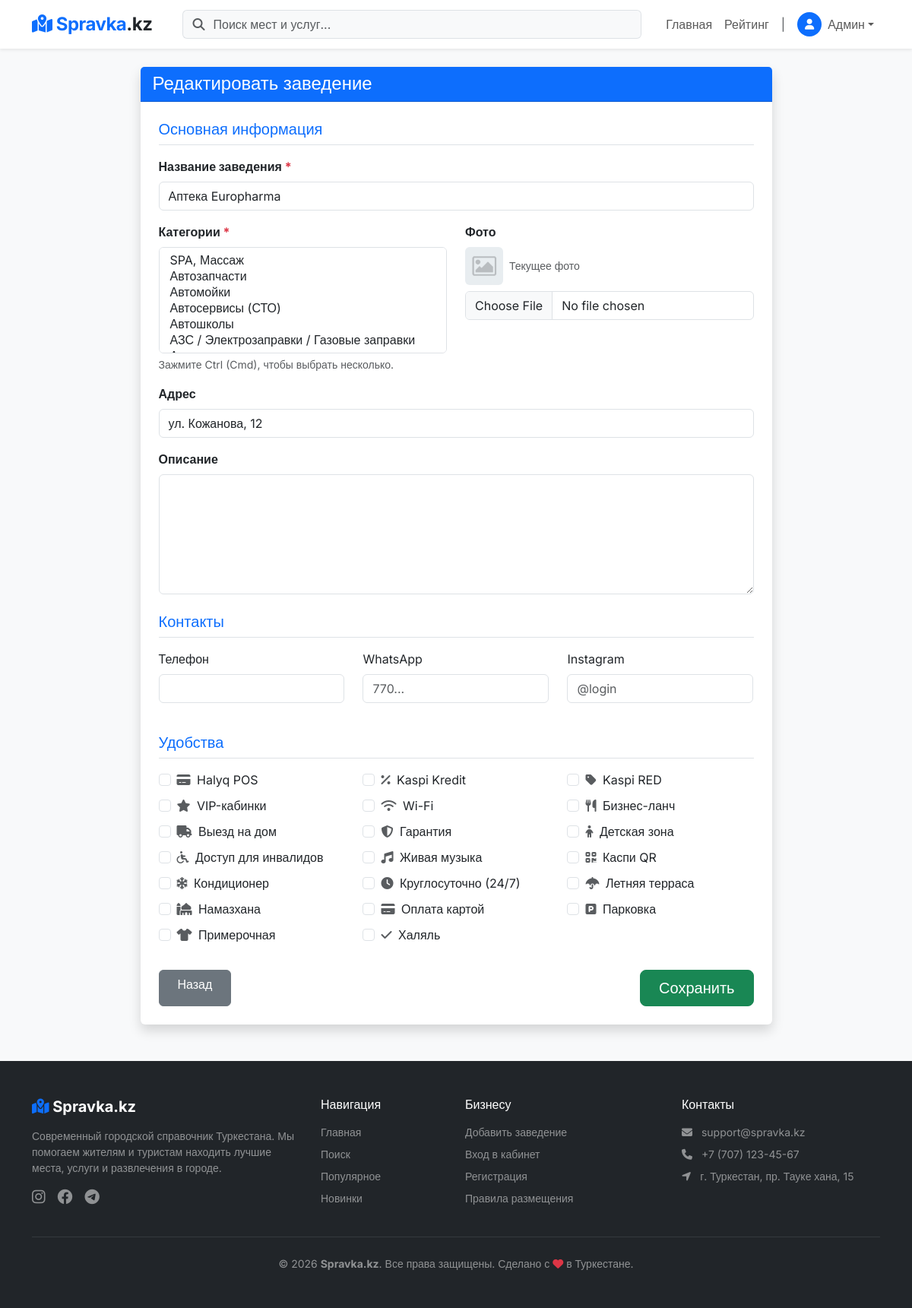
The app's page /edit.php?id=10 (signed in) with its own data.
### tables this page shows
CREATE TABLE `post` (
  `post_id` int(11) NOT NULL,
  `title` varchar(255) NOT NULL COMMENT 'Название',
  `psevdonim` text NOT NULL,
  `slug` varchar(255) NOT NULL,
  `description` text DEFAULT NULL COMMENT 'Описание',
  `address` text NOT NULL COMMENT 'Адрес',
  `worktime` longtext DEFAULT NULL CHECK (json_valid(`worktime`)),
  `photo` varchar(255) DEFAULT 'uploads/default.jpg' COMMENT 'главное фото',
  `views` int(11) DEFAULT 0 COMMENT 'Количество просмотров',
  `created_at` datetime DEFAULT current_timestamp() COMMENT 'Создан',
  `updated_at` datetime DEFAULT current_timestamp() ON UPDATE current_timestamp() COMMENT 'Изменен',
  `status` tinyint(1) NOT NULL DEFAULT 1 COMMENT '0 - модерация/черновик, 1 - опубликовано, 2 - удален',
  `rating_avg` decimal(3,2) DEFAULT 0.00 COMMENT 'Рейтинг',
  `rating_count` int(11) DEFAULT 0 COMMENT 'Количество оценок',
  `owner_id` int(11) DEFAULT 2 COMMENT 'ID владельца (users.user_id)',
  `attributes` longtext DEFAULT NULL COMMENT 'Специфичные характеристики (JSON)' CHECK (json_valid(`attributes`)),
  `contacts` longtext DEFAULT NULL COMMENT 'Контакты и соцсети (JSON)' CHECK (json_valid(`contacts`))
);

CREATE TABLE `tags` (
  `attr_id` int(11) UNSIGNED NOT NULL,
  `attr_name` varchar(255) NOT NULL,
  `attr_icon` varchar(255) DEFAULT NULL COMMENT 'Класс иконки или ссылка'
);

### edit.php (called while the page is built, shortened)
<?php
require_once 'templates/header.php';
$post_id = isset($_GET['id']) ? (int)$_GET['id'] : 0;
$stmt = $pdo->prepare("SELECT * FROM post WHERE post_id = ?");
$stmt->execute([$post_id]);
$data = $stmt->fetch();
$categories = $pdo->query("SELECT * FROM categories ORDER BY cat_name")->fetchAll();
$tags = $pdo->query("SELECT * FROM tags ORDER BY attr_name")->fetchAll();
$selectedCats = $pdo->prepare("SELECT cat_id FROM s_categories WHERE post_id = ?");
$selectedCats->execute([$post_id]);
$selectedCats = $selectedCats->fetchAll(PDO::FETCH_COLUMN);
$selectedTags = $pdo->prepare("SELECT attr_id FROM s_tags WHERE post_id = ?");
$selectedTags->execute([$post_id]);
$selectedTags = $selectedTags->fetchAll(PDO::FETCH_COLUMN);
$pageTitle = "Редактировать заведение";
require_once 'templates/form-post.php';
require_once 'templates/footer.php';
?>

### back/functions.php (called while the page is built, shortened)
<?php
function h($str) {
    return htmlspecialchars($str, ENT_QUOTES, 'UTF-8');
}
?>

### templates/form-post.php (the view, shortened to what this page needs)
<?php
$contactsArr = is_array($data['contacts'] ?? null) ? $data['contacts'] : json_decode($data['contacts'] ?? '{}', true);
?>
<div class="col-md-9 mx-auto">
    <div class="card shadow border-0 mb-5">
        <div class="card-header bg-primary text-white">
            <h4 class="mb-0"><?= h($pageTitle) ?></h4>
        </div>
        <div class="card-body p-4">
            <form method="POST" enctype="multipart/form-data">
                <h5 class="border-bottom pb-2 mb-3 text-primary">Основная информация</h5>
                <div class="mb-3">
                    <label class="form-label fw-bold">Название заведения <span class="text-danger">*</span></label>
                    <input type="text" name="title" class="form-control" value="<?= h($data['title'] ?? '') ?>" required>
                </div>
                <div class="row">
                    <div class="col-md-6 mb-3">
                        <label class="form-label fw-bold">Категории <span class="text-danger">*</span></label>
                        <select name="categories[]" class="form-select" multiple size="6" required>
                            <?php foreach($categories as $cat): ?>
                                <?php $isSelected = in_array($cat['cat_id'], $selectedCats) ? 'selected' : ''; ?>
                                <option value="<?= $cat['cat_id'] ?>" <?= $isSelected ?>>
                                </option>
                            <?php endforeach; ?>
                        </select>
                        <div class="form-text">Зажмите Ctrl (Cmd), чтобы выбрать несколько.</div>
                    </div>
                    <div class="col-md-6 mb-3">
                        <label class="form-label fw-bold">Фото</label>
                        <?php if(!empty($data['photo'])): ?>
                            <div class="d-flex align-items-center mb-2">
                                <img src="<?= h($data['photo']) ?>" class="rounded me-2" style="width: 50px; height: 50px; object-fit: cover;">
                                <small class="text-muted">Текущее фото</small>
                            </div>
                        <?php endif; ?>
                        <input type="file" name="photo" class="form-control">
                    </div>
                </div>
                <div class="mb-3">
                    <label class="form-label fw-bold">Адрес</label>
                    <input type="text" name="address" class="form-control" value="<?= h($data['address'] ?? '') ?>" required>
                </div>
                <div class="mb-4">
                    <label class="form-label fw-bold">Описание</label>
                    <textarea name="description" class="form-control" rows="6" required><?= h($data['description'] ?? '') ?></textarea>
                </div>
                <h5 class="border-bottom pb-2 mb-3 text-primary">Контакты</h5>
                <div class="row mb-4">
                    <div class="col-md-4 mb-3">
                        <label class="form-label">Телефон</label>
                        <input type="text" name="phone" class="form-control" value="<?= h($contactsArr['phone'] ?? '') ?>">
                    </div>
                    <div class="col-md-4 mb-3">
                        <label class="form-label">WhatsApp</label>
                        <input type="text" name="whatsapp" class="form-control" placeholder="770..." value="<?= h($contactsArr['whatsapp'] ?? '') ?>">
                    </div>
                    <div class="col-md-4 mb-3">
                        <label class="form-label">Instagram</label>
                        <input type="text" name="instagram" class="form-control" placeholder="@login" value="<?= h($contactsArr['instagram'] ?? '') ?>">
                    </div>
                </div>
                <h5 class="border-bottom pb-2 mb-3 text-primary">Удобства</h5>
                <div class="row mb-4">
                    <?php foreach($tags as $tag): ?>
                        <?php $isChecked = in_array($tag['attr_id'], $selectedTags) ? 'checked' : ''; ?>
                        <div class="col-md-4 col-6 mb-2">
                            <div class="form-check">
                                <input class="form-check-input" type="checkbox" name="tags[]" value="<?= $tag['attr_id'] ?>" id="tag_<?= $tag['attr_id'] ?>" <?= $isChecked ?>>
                                <label class="form-check-label" for="tag_<?= $tag['attr_id'] ?>">
                                    <i class="fa-solid <?= h($tag['attr_icon']) ?> text-muted me-1"></i> <?= h($tag['attr_name']) ?>
                                </label>
                            </div>
                        </div>
                    <?php endforeach; ?>
                </div>
                <div class="d-flex justify-content-between">
                    <a href="dashboard.php" class="btn btn-secondary px-4">Назад</a>
                    <button type="submit" class="btn btn-success px-4 btn-lg">Сохранить</button>
                </div>
            </form>
        </div>
    </div>
</div>

### assets/style.css (style rules this page uses)
body { background-color: #f4f7f6; font-family: 'Segoe UI', Tahoma, Geneva, Verdana, sans-serif; }

### templates/header.php (style rules this page uses)
body { font-family: 'Inter', sans-serif; background-color: #f8f9fa; }

### records on screen
post: title "Аптека Europharma", photo (placeholder picture), address "ул. Кожанова, 12"
tags: attr_name "Halyq POS"
tags: attr_name "Kaspi Kredit"
tags: attr_name "Kaspi RED"
tags: attr_name "VIP-кабинки"
tags: attr_name "Wi-Fi"
tags: attr_name "Бизнес-ланч"
tags: attr_name "Выезд на дом"
tags: attr_name "Гарантия"
tags: attr_name "Детская зона"
tags: attr_name "Доступ для инвалидов"
tags: attr_name "Живая музыка"
tags: attr_name "Каспи QR"
tags: attr_name "Кондиционер"
tags: attr_name "Круглосуточно (24/7)"
tags: attr_name "Летняя терраса"
tags: attr_name "Намазхана"
tags: attr_name "Оплата картой"
tags: attr_name "Парковка"
tags: attr_name "Примерочная"
tags: attr_name "Халяль"

### other values on screen
$_SESSION['user_name'] "Админ"
$pageTitle "Редактировать заведение"
